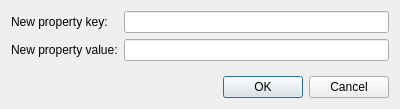
<?xml version="1.0" encoding="UTF-8"?>
<ui version="4.0">
 <class>SolarusEditor::NewEntityUserPropertyDialog</class>
 <widget class="QDialog" name="SolarusEditor::NewEntityUserPropertyDialog">
  <property name="geometry">
   <rect>
    <x>0</x>
    <y>0</y>
    <width>400</width>
    <height>109</height>
   </rect>
  </property>
  <property name="windowTitle">
   <string>New user property</string>
  </property>
  <layout class="QVBoxLayout" name="verticalLayout_3">
   <item>
    <layout class="QVBoxLayout" name="vertical_layout_2">
     <item>
      <layout class="QFormLayout" name="formLayout">
       <item row="0" column="0">
        <widget class="QLabel" name="property_key_label">
         <property name="text">
          <string>New property key:</string>
         </property>
        </widget>
       </item>
       <item row="0" column="1">
        <widget class="QLineEdit" name="property_key_field"/>
       </item>
       <item row="1" column="0">
        <widget class="QLabel" name="property_value_label">
         <property name="text">
          <string>New property value:</string>
         </property>
        </widget>
       </item>
       <item row="1" column="1">
        <widget class="QLineEdit" name="property_value_field"/>
       </item>
      </layout>
     </item>
     <item>
      <widget class="QDialogButtonBox" name="button_box">
       <property name="orientation">
        <enum>Qt::Horizontal</enum>
       </property>
       <property name="standardButtons">
        <set>QDialogButtonBox::Cancel|QDialogButtonBox::Ok</set>
       </property>
      </widget>
     </item>
    </layout>
   </item>
  </layout>
 </widget>
 <resources/>
 <connections>
  <connection>
   <sender>button_box</sender>
   <signal>accepted()</signal>
   <receiver>SolarusEditor::NewEntityUserPropertyDialog</receiver>
   <slot>accept()</slot>
   <hints>
    <hint type="sourcelabel">
     <x>248</x>
     <y>254</y>
    </hint>
    <hint type="destinationlabel">
     <x>157</x>
     <y>274</y>
    </hint>
   </hints>
  </connection>
  <connection>
   <sender>button_box</sender>
   <signal>rejected()</signal>
   <receiver>SolarusEditor::NewEntityUserPropertyDialog</receiver>
   <slot>reject()</slot>
   <hints>
    <hint type="sourcelabel">
     <x>316</x>
     <y>260</y>
    </hint>
    <hint type="destinationlabel">
     <x>286</x>
     <y>274</y>
    </hint>
   </hints>
  </connection>
 </connections>
</ui>
